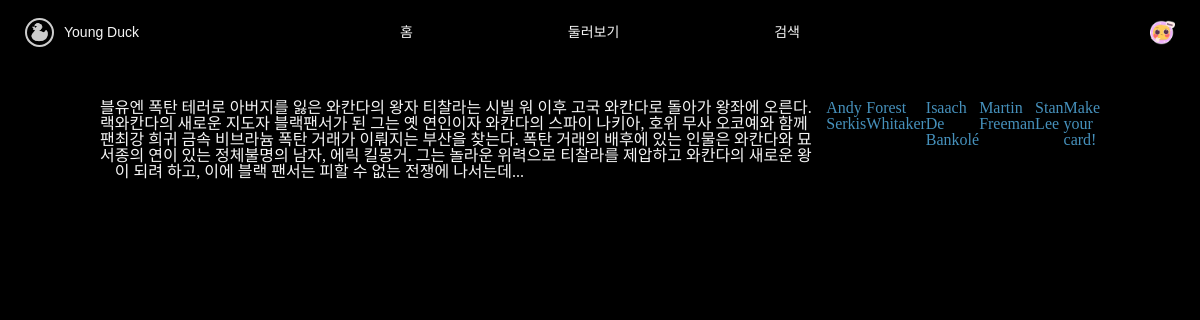
Screenshot of /movies/284054/ (signed in) with the database file from the repository.
### accounts/models.py (models this page shows)
class User(AbstractUser):
    followings = models.ManyToManyField('self', symmetrical=False, related_name='followers')

class Profile(models.Model):
    user = models.OneToOneField(settings.AUTH_USER_MODEL, on_delete=models.CASCADE, related_name='profile')
    nickname = models.CharField(
        max_length=50,
        blank=True,
        )
    profile_img = models.ImageField(
        default='images/icons/{}.png'.format(random.randrange(1, 20)),
        upload_to=profiles_image_path,
        )

### movies/models.py (models this page shows)
class Movie(models.Model):
    title = models.CharField(max_length=100)
    released_date = models.DateField()
    popularity = models.FloatField()
    vote_average = models.FloatField()
    vote_count = models.IntegerField()
    homepage = models.CharField(max_length=100, blank=True)
    runtime = models.IntegerField()
    status = models.CharField(max_length=50, blank=True)
    overview = models.TextField()
    poster_path = models.CharField(max_length=200, blank=True)
    backdrop_path = models.CharField(max_length=200, blank=True)
    budget = models.IntegerField()
    video = models.CharField(max_length=100, blank=True)
    director = models.CharField(max_length=100)
    click_count = models.IntegerField()
    genres = models.ManyToManyField(Genre)
    people = models.ManyToManyField(People, blank=True)

class People(models.Model):
    name = models.CharField(max_length=50)
    birthday = models.DateField(null=True)
    known_for_department = models.CharField(max_length=50)
    popularity = models.FloatField()
    profile_path = models.CharField(max_length=200, blank=True)

### movies/views.py (the view)
# urls.py: path('<int:movie_pk>/', views.detail, name='detail'),
@require_GET
def detail(request, movie_pk):
    if request.user.is_authenticated:
        movie = get_object_or_404(Movie, pk=movie_pk)
        people = movie.people.all()[:5]
        context = {
            'movie' : movie,
            'people' : people,
        }
        return render(request, 'movies/detail.html', context)
    else:
        return redirect('accounts:login')

### movies/templates/movies/detail.html (shortened to what this page needs)
{% extends 'base.html' %}
{% block content %}
    <div class="container" style="margin: 100px;">
        <h1>{{ movie.title }}</h1>
        <p>{{ movie.overview }}</p>
        {% for person in people %}
            <a href="{% url 'movies:detail_person' person.pk %}">{{ person.name }}</a>
        {% endfor %}
        <a href="{% url 'movies:select_book' movie.pk %}">Make your card!</a>
    </div>
{% endblock content %}

### templates/_nav.html (shortened to what this page needs)
{% if user.is_authenticated %}
<div id="navbar" class="horizontal">
  <div id="navbar-left" class="horizontal">
    <div id="nav-logo"></div>
    <div id="nav-title">Young Duck</div>
  </div>
  <div id="navbar-center" class="horizontal">
    <div id="nav-home">
      <span class="navbar__span">홈</span>
    </div>
    <div id="nav-around">
      <span class="navbar__span">둘러보기</span>
    </div>
    <div id="nav-search">
      <span class="navbar__span">검색</span>
    </div>
  </div>
  <div id="navbar-right" class="horizontal">
    <div id="nav-profile" style="background-image: url('{{ user.profile.profile_img.url }}'); background-size: 100%;"></div>
  </div>
</div>
{% endif %}

### static/css/style.css (style rules this page uses)
.horizontal { flex-direction: row; flex-wrap: wrap; align-items: center; }
body { background-color: black; color: #f5f5f5; }

### static/css/nav.css (style rules this page uses)
div { display: flex; }
#navbar { position: fixed; top: 0; width: 100%; height: 64px; justify-content: space-between; background-color: black; font-family: 'Noto Sans KR', sans-serif; font-size: 14px; font-weight: 400; color: #f5f5f5; }
.navbar__span { height: fit-content; }
#navbar-left { width: 300px; height: 64px; padding: 0px 25px 0px 25px; }
#nav-logo { width: 25px; height: 25px; background-image: url('../images/logo/logo_tmp.png'); background-size: 100%; align-items: center; margin-right: 10px; cursor: pointer; border-radius: 25px; border: 2px solid #cdcdcd; }
#nav-title { width: 200px; height: 25px; align-items: center; cursor: pointer; }
#navbar-center { width: 400px; height: 64px; justify-content: space-between; }
#nav-home { height: 25px; width: fit-content; align-items: center; cursor: pointer; }
#nav-around { height: 25px; width: fit-content; align-items: center; cursor: pointer; }
#nav-search { height: 25px; width: fit-content; align-items: center; cursor: pointer; }
#navbar-right { width: 300px; height: 64px; padding: 0px 25px 0px 25px; justify-content: flex-end; }
#nav-profile { height: 25px; width: 25px; align-items: center; cursor: pointer; }

### static/css/account-update.css (style rules this page uses)
a { text-decoration-line: none; }
a:link { color: #4691BC; }

### rows the page displays
User: profile.profile_img (picture)
Movie: title "블랙 팬서", overview "유엔 폭탄 테러로 아버지를 잃은 와칸다의 왕자 티찰라는 시빌 워 이후 고국 와칸다로 돌아가 왕좌에 오른다. 와칸다의 새로운 지도자 블랙팬서가 된 그는 옛 연인이자 와칸다의 스파이 나키아, 호위 무사 오코예와 함께 최강 희귀 금속 비브라늄 폭탄 거래가 이뤄지는 부산을 찾는다. 폭탄 거래의 배후에 있는 인물은 와칸다와 묘종의 연이 있는 정체불명의 남자, 에릭 킬몽거. 그는 놀라운 위력으로 티찰라를 제압하고 와칸다의 새로운 왕이 되려 하고, 이에 블랙 팬서는 피할 수 없는 전쟁에 나서는데..."
People: name "Andy Serkis"
People: name "Forest Whitaker"
People: name "Isaach De Bankolé"
People: name "Martin Freeman"
People: name "Stan Lee"
